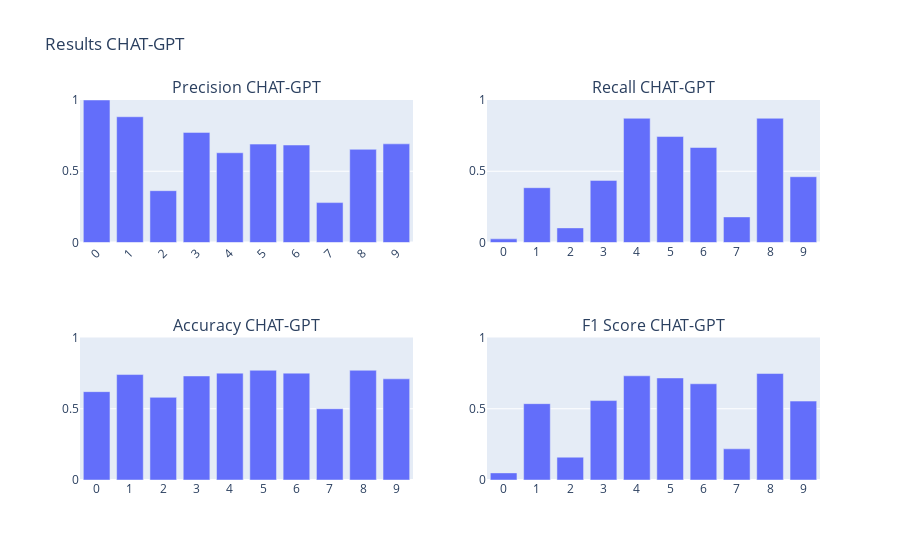

Notebook source saved alongside this figure:
### Markdown cell above
### Normal benchmark

### Code cell
folder = "data/results/chat_gpt/medium"
files = get_json_files(folder)


results_cg = calculate_results(files, folder, model_name="CHAT-GPT")
create_chart(results_cg)
results_cg

### Figure 1 — Plotly figure (JSON) as saved in the notebook; plotly's stock layout.template omitted (floating-point values rounded to 4 significant figures)
{"data": [{"alignmentgroup": "True", "hovertemplate": "Index=%{x}<br>Accuracy=%{y}<extra></extra>", "legendgroup": "", "marker": {"color": "#636efa", "pattern": {"shape": ""}}, "name": "", "offsetgroup": "", "orientation": "v", "showlegend": false, "textposition": "auto", "type": "bar", "x": ["0", "1", "2", "3", "4", "5", "6", "7", "8", "9"], "xaxis": "x3", "y": [0.62, 0.74, 0.58, 0.73, 0.75, 0.77, 0.75, 0.5, 0.77, 0.71], "yaxis": "y3"}, {"alignmentgroup": "True", "hovertemplate": "Index=%{x}<br>Precision=%{y}<extra></extra>", "legendgroup": "", "marker": {"color": "#636efa", "pattern": {"shape": ""}}, "name": "", "offsetgroup": "", "orientation": "v", "showlegend": false, "textposition": "auto", "type": "bar", "x": ["0", "1", "2", "3", "4", "5", "6", "7", "8", "9"], "xaxis": "x", "y": [1, 0.8824, 0.3636, 0.7727, 0.6296, 0.6905, 0.6842, 0.28, 0.6538, 0.6923], "yaxis": "y"}, {"alignmentgroup": "True", "hovertemplate": "Index=%{x}<br>Recall=%{y}<extra></extra>", "legendgroup": "", "marker": {"color": "#636efa", "pattern": {"shape": ""}}, "name": "", "offsetgroup": "", "orientation": "v", "showlegend": false, "textposition": "auto", "type": "bar", "x": ["0", "1", "2", "3", "4", "5", "6", "7", "8", "9"], "xaxis": "x2", "y": [0.02564, 0.3846, 0.1026, 0.4359, 0.8718, 0.7436, 0.6667, 0.1795, 0.8718, 0.4615], "yaxis": "y2"}, {"alignmentgroup": "True", "hovertemplate": "Index=%{x}<br>F1 Score=%{y}<extra></extra>", "legendgroup": "", "marker": {"color": "#636efa", "pattern": {"shape": ""}}, "name": "", "offsetgroup": "", "orientation": "v", "showlegend": false, "textposition": "auto", "type": "bar", "x": ["0", "1", "2", "3", "4", "5", "6", "7", "8", "9"], "xaxis": "x4", "y": [0.05, 0.5357, 0.16, 0.5574, 0.7312, 0.716, 0.6753, 0.2188, 0.7473, 0.5538], "yaxis": "y4"}], "layout": {"annotations": [{"font": {"size": 16}, "showarrow": false, "text": "Precision CHAT-GPT", "x": 0.225, "xanchor": "center", "xref": "paper", "y": 1, "yanchor": "bottom", "yref": "paper"}, {"font": {"size": 16}, "showarrow": false, "text": "Recall CHAT-GPT", "x": 0.775, "xanchor": "center", "xref": "paper", "y": 1, "yanchor": "bottom", "yref": "paper"}, {"font": {"size": 16}, "showarrow": false, "text": "Accuracy CHAT-GPT", "x": 0.225, "xanchor": "center", "xref": "paper", "y": 0.375, "yanchor": "bottom", "yref": "paper"}, {"font": {"size": 16}, "showarrow": false, "text": "F1 Score CHAT-GPT", "x": 0.775, "xanchor": "center", "xref": "paper", "y": 0.375, "yanchor": "bottom", "yref": "paper"}], "title": {"text": "Results CHAT-GPT"}, "xaxis": {"anchor": "y", "domain": [0, 0.45], "tickangle": -45}, "xaxis2": {"anchor": "y2", "domain": [0.55, 1]}, "xaxis3": {"anchor": "y3", "domain": [0, 0.45]}, "xaxis4": {"anchor": "y4", "domain": [0.55, 1]}, "yaxis": {"anchor": "x", "domain": [0.625, 1], "range": [0, 1]}, "yaxis2": {"anchor": "x2", "domain": [0.625, 1], "range": [0, 1]}, "yaxis3": {"anchor": "x3", "domain": [0, 0.375], "range": [0, 1]}, "yaxis4": {"anchor": "x4", "domain": [0, 0.375], "range": [0, 1]}}}
